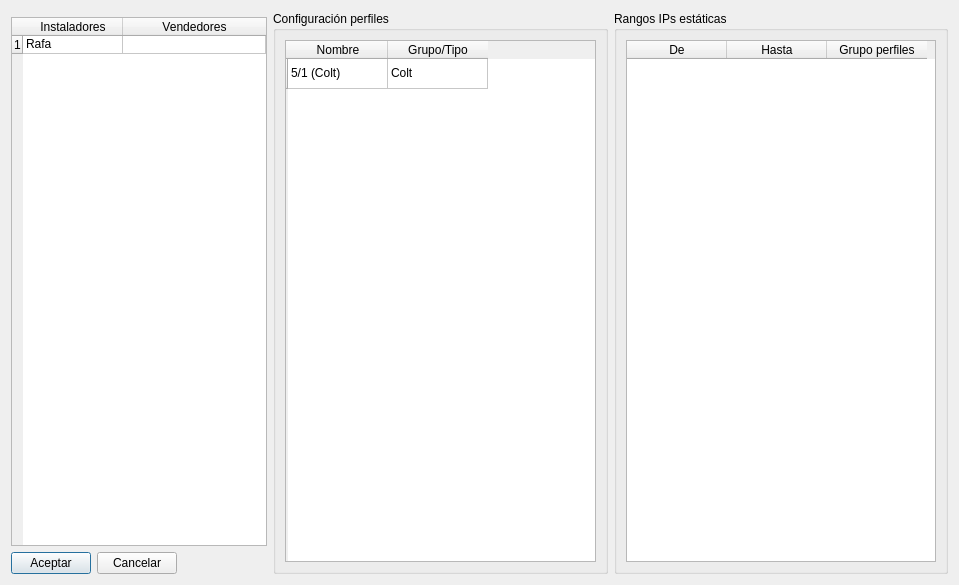
<?xml version="1.0" encoding="UTF-8"?>
<ui version="4.0">
 <class>DlgConfiguracion</class>
 <widget class="QDialog" name="DlgConfiguracion">
  <property name="geometry">
   <rect>
    <x>0</x>
    <y>0</y>
    <width>959</width>
    <height>585</height>
   </rect>
  </property>
  <property name="windowTitle">
   <string>Configuración</string>
  </property>
  <layout class="QGridLayout" name="gridLayout_3">
   <item row="0" column="3" rowspan="3">
    <widget class="QGroupBox" name="grRangosIP">
     <property name="title">
      <string>Rangos IPs estáticas</string>
     </property>
     <layout class="QGridLayout" name="gridLayout_2">
      <item row="0" column="0">
       <widget class="QTableWidget" name="staticIPv4Table">
        <column>
         <property name="text">
          <string>De</string>
         </property>
        </column>
        <column>
         <property name="text">
          <string>Hasta</string>
         </property>
        </column>
        <column>
         <property name="text">
          <string>Grupo perfiles</string>
         </property>
        </column>
       </widget>
      </item>
     </layout>
    </widget>
   </item>
   <item row="2" column="0">
    <layout class="QHBoxLayout" name="horizontalLayout">
     <item>
      <widget class="QPushButton" name="btAceptar">
       <property name="text">
        <string>Aceptar</string>
       </property>
       <property name="default">
        <bool>true</bool>
       </property>
      </widget>
     </item>
     <item>
      <widget class="QPushButton" name="btCancelar">
       <property name="text">
        <string>Cancelar</string>
       </property>
      </widget>
     </item>
    </layout>
   </item>
   <item row="1" column="0" colspan="2">
    <widget class="QTableWidget" name="listaInstaladores">
     <attribute name="horizontalHeaderStretchLastSection">
      <bool>true</bool>
     </attribute>
     <attribute name="verticalHeaderDefaultSectionSize">
      <number>17</number>
     </attribute>
     <attribute name="verticalHeaderMinimumSectionSize">
      <number>15</number>
     </attribute>
     <row>
      <property name="text">
       <string>1</string>
      </property>
     </row>
     <column>
      <property name="text">
       <string>Instaladores</string>
      </property>
     </column>
     <column>
      <property name="text">
       <string>Vendedores</string>
      </property>
     </column>
     <item row="0" column="0">
      <property name="text">
       <string>Rafa</string>
      </property>
     </item>
    </widget>
   </item>
   <item row="0" column="2" rowspan="3">
    <widget class="QGroupBox" name="groupBox_2">
     <property name="title">
      <string>Configuración perfiles</string>
     </property>
     <layout class="QGridLayout" name="gridLayout_4">
      <item row="0" column="0">
       <widget class="QTableWidget" name="profilesTable">
        <row>
         <property name="text">
          <string/>
         </property>
        </row>
        <column>
         <property name="text">
          <string>Nombre</string>
         </property>
        </column>
        <column>
         <property name="text">
          <string>Grupo/Tipo</string>
         </property>
        </column>
        <item row="0" column="0">
         <property name="text">
          <string>5/1 (Colt)</string>
         </property>
        </item>
        <item row="0" column="1">
         <property name="text">
          <string>Colt</string>
         </property>
        </item>
       </widget>
      </item>
     </layout>
    </widget>
   </item>
  </layout>
  <zorder>listaInstaladores</zorder>
  <zorder>grRangosIP</zorder>
  <zorder>groupBox_2</zorder>
 </widget>
 <resources/>
 <connections/>
</ui>
